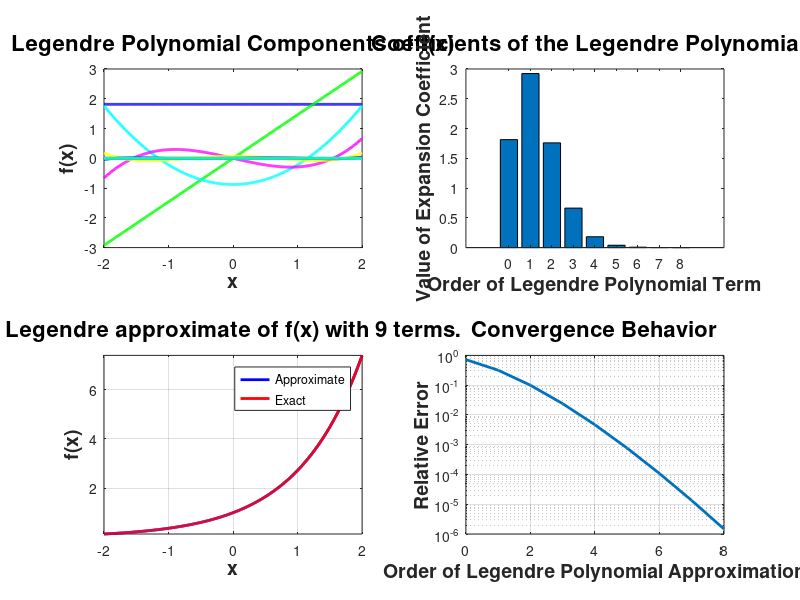

Source code (MATLAB):
% legendre_expansion.m
% Purpose: expand a given function in terms of Legendre Polynomials and
% plot the results.
% Written by: CDR Stu Blair, USNA Mechanical Engineering Department
% Date: 27 July 2014

clear
clc
close all

% Set Maximum order of Legendre Polynomial for expansion
P = 8; 

% Pick a function
functionSelect = 5;

switch functionSelect
   
    case 1
        f = @(x) exp(-x.^2);
        a = -3; b = 3;
    case 2
        f = @(x) x.^2 - x.^3 + 3; % Only 0, 2 and 3 order terms non-zero
        a = -3; b = 3;
    case 3
        f = @(x) cos(x); % even function; odd order terms zero
        a = -4*pi; b = 4*pi;
    case 4
        f = @(x) sin(x); % odd function; even order terms zero
        a = -4*pi; b = 4*pi;
    case 5
        f = @(x) cosh(x) + sinh(x); % combination of both
        a = -2; b = 2;
    case 6
        f = @(x) square(x); % non-smooth function. *very* hard to approximate
        a = -4*pi; b = 4*pi;
    otherwise
        f = @(x) x; % default value
        a = -1; b = 1;
    
end

% generate Legendre Polynomials of order 0 through P
Pn = cell(P+1,1);
Pn{1} = @(x) 1;
Pn{2} = @(x) x;
if P == 0
    error('P must be greater than 0');
else
    for n = 2:P
        % use recurrence relation to generate higher order Legendre
        % Polynomials ("Pn functions")
        Pn{n+1} = @(x) (2*(n-1)+1)*x.*Pn{n}(x)./((n-1)+1) - (n-1)*Pn{n-1}(x)./((n-1)+1);
    end
end

% This is a change of variables from [-1,1] to [a,b]
% apply this to the Pn polynomials
xBack = @(t) (-2/(a-b))*t + (a+b)/(a-b);
JacBack= 2/(b-a);

% compute coefficients for Legendre Polynomial Exapnsion
Coef = NaN(P+1,1);
for n = 1:(P+1)
    fExp = @(x)f(x).*Pn{n}(xBack(x));
    Coef(n) = ((2*(n-1)+1)/2)*integral(fExp,a,b)*JacBack;
end
% Plot each term of the Legendre Polynomial Expansion as well as their sum.
colorspec = {'b','r','g','c','m','y'};
x = a:.01:b;

% Form Approximate:
errorNorm = NaN(P+1,1);
figure('units','normalized','outerposition',[0 0 1 1])
subplot(2,2,1)
fTot = ones(1,length(x))*Pn{1}(xBack(x))*Coef(1);
plot(x,fTot,'b','linewidth',2);
errorNorm(1) = norm((fTot - f(x)),2)/norm(f(x),2);
hold on
for p = 2:(P+1)
   fTerm = Coef(p)*Pn{p}(xBack(x));
   plot(x,fTerm,colorspec{mod(p,6)+1},'linewidth',2);
   fTot = fTot  + Coef(p)*Pn{p}(xBack(x));
   errorNorm(p) = norm((fTot - f(x)),2)/norm(f(x),2);
end
hold off
title('Legendre Polynomial Components of f(x)','fontweight','bold',...
    'fontsize',16);
xlabel('x','fontsize',14,'fontweight','bold');
ylabel('f(x)','fontsize',14,'fontweight','bold');

% make a plot of the coefficients
subplot(2,2,2)
bar(0:P,Coef)
%semilogy(0:P,abs(Coef),'linewidth',2);
title('Coefficients of the Legendre Polynomials','fontsize',16,...
    'fontweight','bold')
xlabel('Order of Legendre Polynomial Term','fontsize',14,'fontweight','bold');
ylabel('Value of Expansion Coefficient','fontsize',14,'fontweight','bold');

% plot the sum of all of the terms
subplot(2,2,3)
plot(x,fTot,'b','linewidth',2);
grid on
hold on
plot(x,f(x),'r','linewidth',2);
titleString = sprintf('Legendre approximate of f(x) with %i terms.',...
    P+1);
title(titleString,'fontweight','bold','fontsize',16);
xlabel('x','fontsize',14,'fontweight','bold');
ylabel('f(x)','fontsize',14,'fontweight','bold');
axis([min(x) max(x) min(f(x)) max(f(x))]);
legend('Approximate','Exact');

% plot the convergence behavior
subplot(2,2,4)
semilogy(0:P,errorNorm,'linewidth',2)
grid on
title('Convergence Behavior','fontweight','bold','fontsize',16);
xlabel('Order of Legendre Polynomial Approximation','fontsize',14,'fontweight','bold');
ylabel('Relative Error','fontsize',14,'fontweight','bold');
